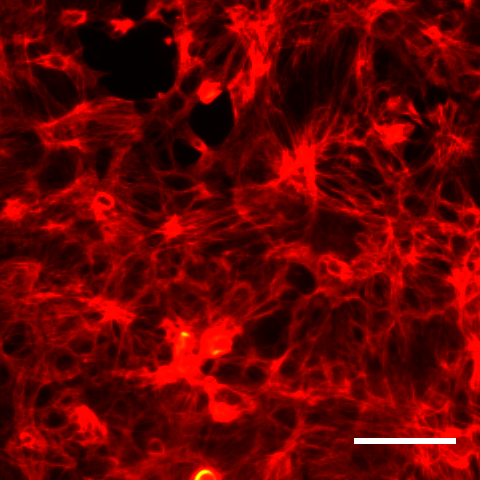
#> input picture directional_analysis/00-1-2-f.tif, 480 x 480 px, found by its file name
$ python vis.py   (older library calls are emulated)
#> lines starting #> are read from the running program, lines starting #| are printed output that depends on the picture
import cv2
import numpy as np
from math import sqrt, atan, pi, floor, atan

from PIL import Image

def hsv2rgb(h, s, v):
    h = float(h)
    s = float(s)
    v = float(v)
    h60 = h / 60.0
    h60f = floor(h60)
    hi = int(h60f) % 6
    f = h60 - h60f
    p = v * (1 - s)
    q = v * (1 - f * s)
    t = v * (1 - (1 - f) * s)
    r, g, b = 0, 0, 0
    if hi == 0: r, g, b = v, t, p
    elif hi == 1: r, g, b = q, v, p
    elif hi == 2: r, g, b = p, v, t
    elif hi == 3: r, g, b = p, q, v
    elif hi == 4: r, g, b = t, p, v
    elif hi == 5: r, g, b = v, p, q
    r, g, b = int(r * 255), int(g * 255), int(b * 255)
    return r, g, b


def main(imgname):
#> called with imgname = './F-actin/00-1-2-f.tif'
	img_color = cv2.imread(imgname)
#> img_color is the input picture: shape (480, 480, 3); mean B, G, R 0.7, 1.6, 101.9
	img = cv2.imread(imgname, 0)
#> img: shape (480, 480); min 1, max 255, mean 31.5
	# gray_img = (img-np.min(img))/(np.max(img)-np.min(img))*255
	# gray_img[gray_img>30] = 255
	gray_img = img_color[:, :, 2]
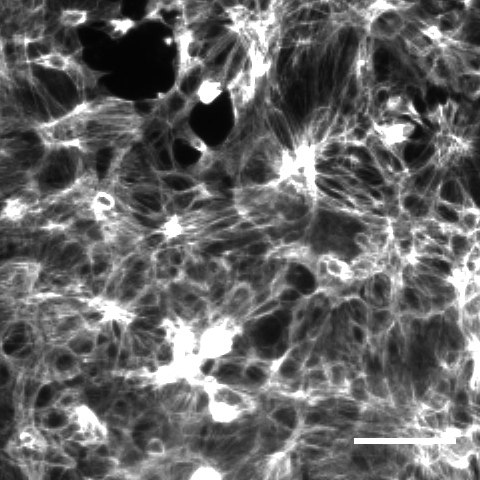
#> gray_img: shape (480, 480); min 3, max 255, mean 101.9

	img = cv2.GaussianBlur(img,(5,5),0)
	PI_4 = pi/4
	PI_2 = pi/2

	# calculate gx and gy
	sobelx = cv2.Sobel(img, cv2.CV_64F, 1, 0, ksize=3)
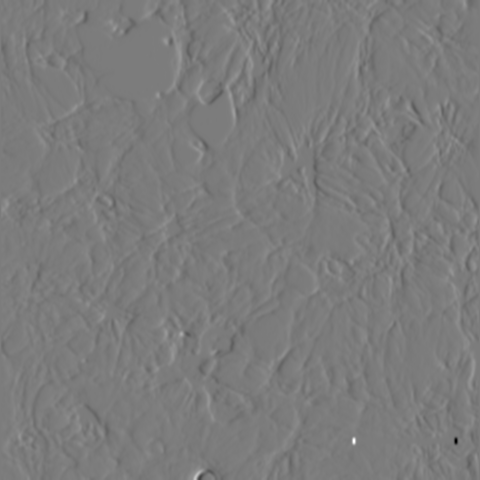
#> sobelx: shape (480, 480) float64; min -527, max 555, mean 0.2; drawn with min black and max white
	sobely = cv2.Sobel(img, cv2.CV_64F, 0, 1, ksize=3)
	cv2.imwrite("gx.png", sobelx)
	cv2.imwrite("gy.png", sobely)

	sobelx = sobelx.astype(np.float32)
	sobely = sobely.astype(np.float32)

	WINDOWRADIUS = 5
	WINDOWSIZE = 2*WINDOWRADIUS+1
	gx = cv2.copyMakeBorder(sobelx, WINDOWRADIUS, WINDOWRADIUS, WINDOWRADIUS, WINDOWRADIUS, cv2.BORDER_REFLECT)
	gy = cv2.copyMakeBorder(sobely, WINDOWRADIUS, WINDOWRADIUS, WINDOWRADIUS, WINDOWRADIUS, cv2.BORDER_REFLECT)

	gx_sqr = gx*gx
	gy_sqr = gy*gy
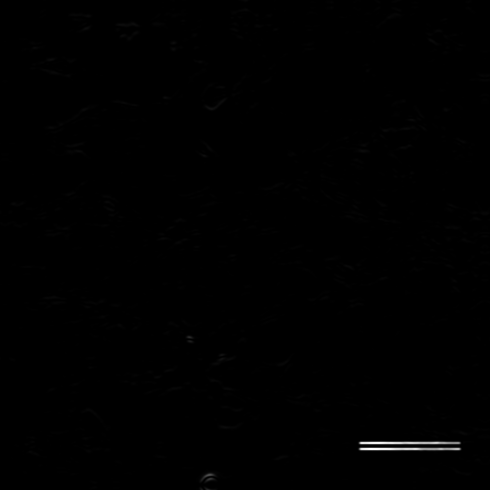
#> gy_sqr: shape (490, 490) float32; min 0, max 350464, mean 1078.6; drawn with min black and max white
	gx_gy = gx*gy
	gx_sqr_gausse = cv2.GaussianBlur(gx_sqr, (WINDOWSIZE, WINDOWSIZE), 0)
	gy_sqr_gausse = cv2.GaussianBlur(gy_sqr, (WINDOWSIZE, WINDOWSIZE), 0)
	gx_gy_gausse = cv2.GaussianBlur(gx_gy, (WINDOWSIZE, WINDOWSIZE), 0)

	theta = np.zeros((img.shape[0], img.shape[1]))
	confidence = np.zeros((img.shape[0], img.shape[1]))

	for i in range(img.shape[0]):
		for j in range(img.shape[1]):
			matrix = np.array([[gx_sqr_gausse[i+WINDOWRADIUS][j+WINDOWRADIUS], gx_gy_gausse[i+WINDOWRADIUS][j+WINDOWRADIUS] ], [gx_gy_gausse[i+WINDOWRADIUS][j+WINDOWRADIUS], gy_sqr_gausse[i+WINDOWRADIUS][j+WINDOWRADIUS] ] ])
			a,b=np.linalg.eig(matrix)
			max_a = max(a[0], a[1])
			min_a = min(a[0], a[1])
			if(max_a+min_a != 0):
				confidence[i][j] = (max_a-min_a)/(max_a+min_a)

			if(gy_sqr_gausse[i+WINDOWRADIUS][j+WINDOWRADIUS] - gx_sqr_gausse[i+WINDOWRADIUS][j+WINDOWRADIUS] == 0):
				if(gx_gy_gausse[i+WINDOWRADIUS][j+WINDOWRADIUS]>0):
					theta[i][j] = pi/4
				else:
					theta[i][j] = -pi/4
			else:
				theta[i][j] = 1.0 / 2 * atan(2 * gx_gy_gausse[i+WINDOWRADIUS][j+WINDOWRADIUS] / (gy_sqr_gausse[i+WINDOWRADIUS][j+WINDOWRADIUS] - gx_sqr_gausse[i+WINDOWRADIUS][j+WINDOWRADIUS]))
			if(gy_sqr_gausse[i+WINDOWRADIUS][j+WINDOWRADIUS] < gx_sqr_gausse[i+WINDOWRADIUS][j+WINDOWRADIUS]):
				theta[i][j] += pi/2
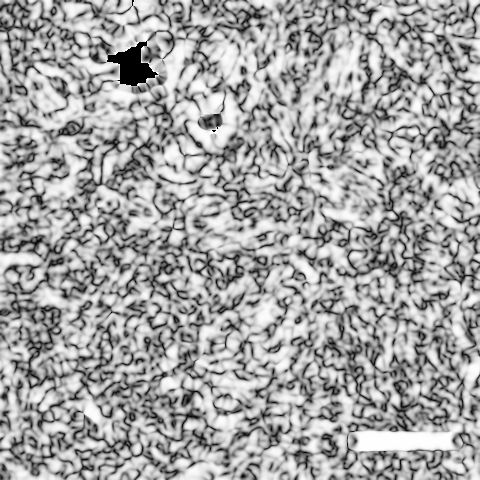
#> confidence: shape (480, 480) float64; min 0, max 1, mean 0.645
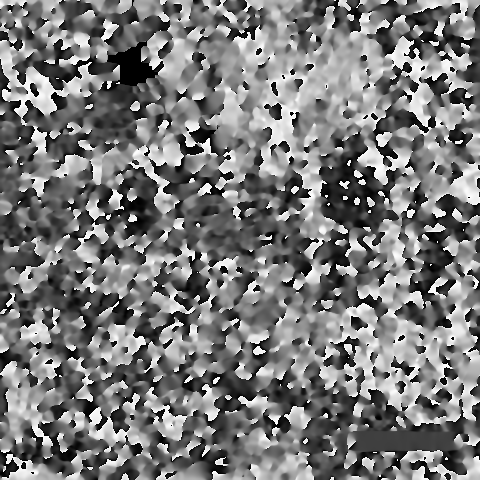
#> theta: shape (480, 480) float64; min -0.785, max 2.36, mean 0.713; drawn with min black and max white

	theta = theta / pi * 180 + 90
	confidence = (confidence-np.min(confidence))/(np.max(confidence)-np.min(confidence))*255

	# write hsv img: h:gradient_d, s:confidence, v:gray_img
	img_hsv = np.ones((img.shape[0], img.shape[1], 3))
	result_img = np.ones((img.shape[0], img.shape[1], 3))

	img_hsv[:, :, 0] = theta #gradient_d
	img_hsv[:, :, 1] = confidence
	img_hsv[:, :, 2] = gray_img
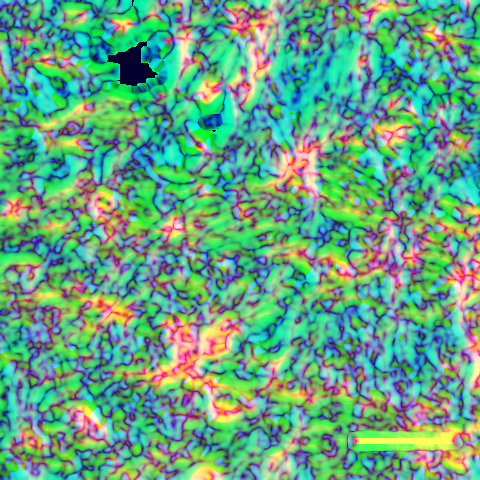
#> img_hsv: shape (480, 480, 3) float64; mean of channels 0, 1, 2 130.9, 164.4, 101.9; drawn as B, G, R

	img_hsv = img_hsv.astype(np.uint8)
	result_img = cv2.cvtColor(img_hsv, cv2.COLOR_HSV2BGR)
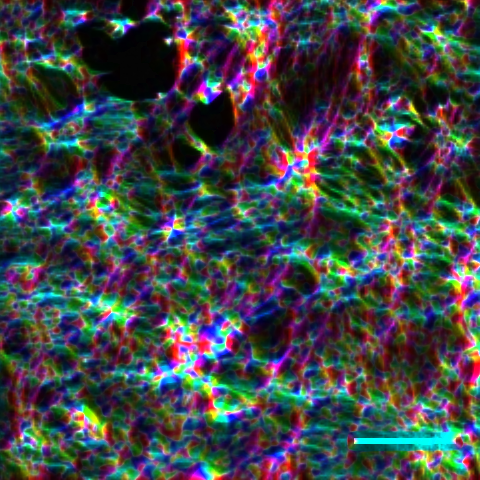
#> result_img: shape (480, 480, 3); mean B, G, R 72.3, 69.7, 65

	# [6 lines of commented-out code are left out]

	cv2.imwrite("result_hsv.png", result_img)

if __name__ == '__main__':
	imgname = "./F-actin/00-1-2-f.tif"
	#imgname = "./chirp.tif"
	main(imgname)
